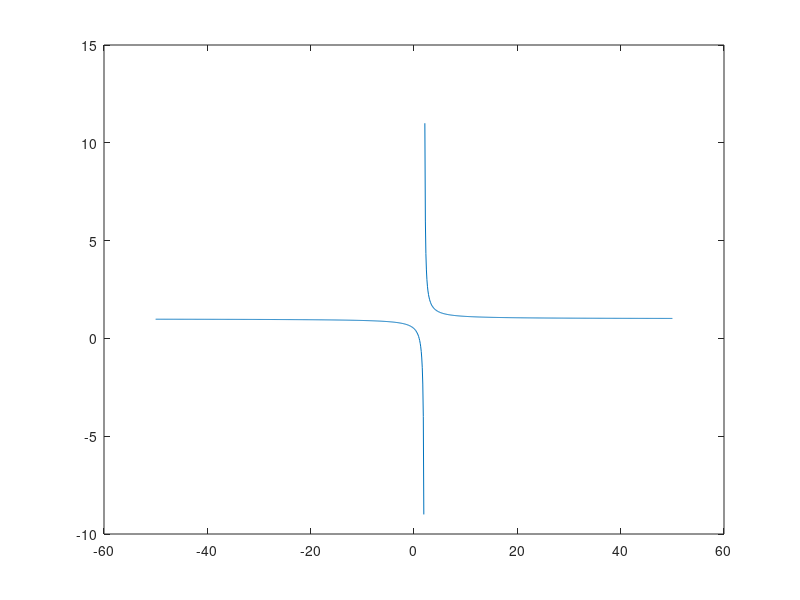

The MATLAB script that drew this image:
% Octave Script
% Title         :Grafica 6
% Author        :Kevin Yoan Calderón García
% Description   :Script para graficar una funcion
% Date          :28/10/2021
% Version       :1
% Usage         :octave
%               :
%               :Requiere de octave

clear
% Dominio de la funcion
t = -50:0.1:50;
% Rango de la funcion
ht = (t-1)./(t-2)
% Funcion a plotear
plot (t, ht)
